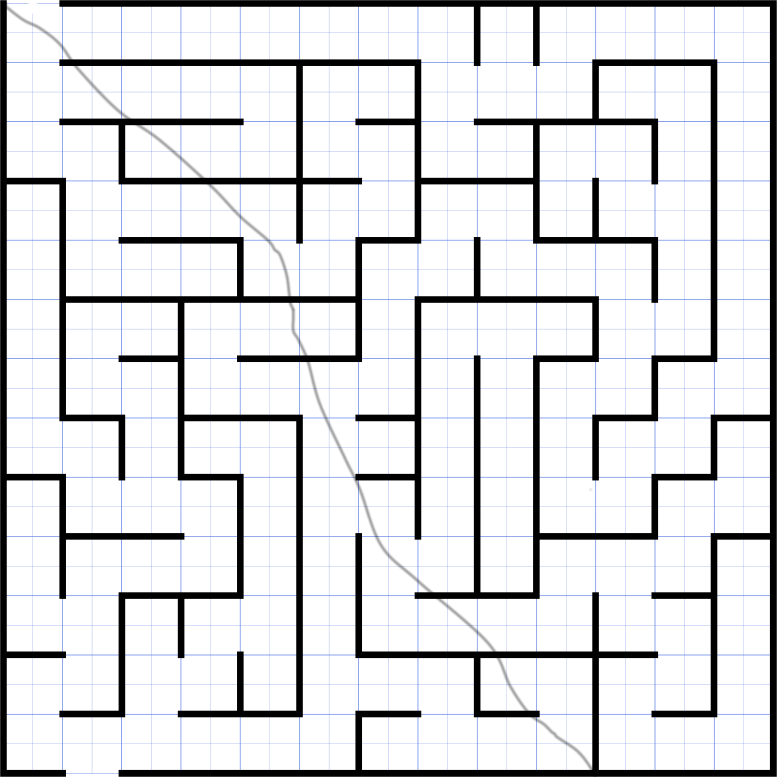
#> input picture sbHacks/maze.png, 2330 x 2330 px (shown at 1/3 size)
$ python maze.py   (older library calls are emulated)
#> lines starting #> are read from the running program, lines starting #| are printed output that depends on the picture; after the words box and inside, x2 and y2 are one past the last pixel; in counts of white or black regions, pixels touching at a corner belong together
# -*- coding: utf-8 -*-
"""
Purpose: Reduce a picture of a maze to a graph, and navigate
         the graph with a reinforcement learning algorithm.
         Done as a last minute idea for SB Hacks 2016.

Author:  David Rower
Date:    January 2017
"""

print(__doc__)

from scipy import misc
import numpy as np
from matplotlib import pyplot as plt
from pylab import *
import string

def getDims(img):
    """  Finds number of unique columns, rows (N,M) in image (n,m). """
    n,m,k = np.shape(img)
    N,M   = 0,0
    for i in range(1,n):
        if np.array_equal(img[i],img[i-1]):
            N += 1
    for j in range(1,m):
        if np.array_equal(img[:,j],img[:,j-1]):
            M += 1
    return N,M,n,m

def reduceImage(img,N,M,n,m):
    """ Turns original (n,m) image into reduced (N,M) image. """
    scaleN = int(n/(2*N))
    scaleM = int(m/(2*M))
    imgR = np.zeros((2*N+1,2*M+1))
    for i in range(2*N+1):
        for j in range(2*M+1):
            if img[i*scaleN+2,j*scaleM+2,3] != 255:
                imgR[i,j] = 0.
            else:
                imgR[i,j] = 1.
    return imgR

def adjPaths(imgR,location):
    """ Finds possible path in maze from a certain location. """
    directions = [(1,0),(-1,0),(0,1),(0,-1)] # up, down, left, right
    possiblePaths = []
    for direction in directions:
        iPlus,jPlus = direction
        if imgR[location[0]+iPlus,location[1]+jPlus] == 0:
            possiblePaths.append(direction)
    return possiblePaths

def placeNodes(imgR):
    """ Finds locations in maze where path branches. """
    nodes = []
    N,M = np.shape(imgR)
    for i in range(N):
        for j in range(M):
            loc = (i,j)
            if imgR[loc] == 0.:
                if len(adjPaths(imgR,loc)) > 2:
                    nodes.append(loc)
    return nodes

def step(node,path):
    """ Steps in certain direction from a node. """
    return (node[0]+path[0],node[1]+path[1])

def checkPath(imgR,nodes,node,path):
    """ Determines if nodes connect to other nodes via a certain path. """
    newLoc = step(node,path)
    adjPathList = adjPaths(imgR,newLoc)
    l = len(adjPathList)
    if l == 1:
        return 0
    if l == 2:
        openPath = True
        while openPath:
            adjPathList.remove((-path[0],-path[1]))
            path   = adjPathList[0]
            newLoc = step(newLoc,path)
            newL   = len(adjPaths(imgR,newLoc))
            if newL == 1: # we have reached a dead end
                return 0
            elif newL == 2: # step again
                adjPathList = adjPaths(imgR,newLoc)
            elif newL > 2: # we have found another node
                return newLoc

def connectNodes(imgR,nodes,start,goal):
    """ Generates graph representing the maze. """
    alphabet = string.ascii_lowercase
    nodeConnections = [[] for i in range(len(nodes)+2)]
    for index, node in enumerate(nodes):
        paths = adjPaths(imgR,node)
        for path in paths:
            result = checkPath(imgR,nodes,node,path)
            if not result == 0:
                nIndex = nodes.index(result)
                nodeConnections[index+1].append(alphabet[nIndex+1])
    paths = adjPaths(imgR,start)  # add start to nodes
    for path in paths:
            result = checkPath(imgR,nodes,start,path)
            if not result == 0:
                nIndex = nodes.index(result)
                nodeConnections[0].append(alphabet[nIndex+1])
    for node in nodeConnections[0]:
        nodeConnections[alphabet.index(node)].append(alphabet[0])
    paths = adjPaths(imgR,goal)  # add goal to nodes
    for path in paths:
            result = checkPath(imgR,nodes,goal,path)
            if not result == 0:
                nIndex = nodes.index(result)
                nodeConnections[len(nodeConnections)-1].append(alphabet[nIndex+1])
    for node in nodeConnections[len(nodeConnections)-1]:
        nodeConnections[alphabet.index(node)].append(alphabet[len(nodeConnections)-1])
    return [alphabet[i] for i in range(len(nodes)+2)], nodeConnections

def generateR(nodes,nodeConnections):
    R = -1*np.ones((len(nodeConnections),len(nodeConnections)))
    for stateIndex in range(len(nodes)):
        for actionIndex in range(len(nodes)):
            if nodes[actionIndex] in nodeConnections[stateIndex]:
                R[stateIndex,actionIndex] = 0.
                if nodes[actionIndex] == nodes[len(nodes)-1]:
                    R[stateIndex,actionIndex] = 100.
    return R

def updateQ(Q,R,gamma,state,action):
    Q[state,action] = R[state,action] + gamma * max(Q[action])
    Q[state][Q[state] > 0] /= np.sum(Q[state][Q[state] > 0])
    return Q

def initializeParams(N,nodes,nodeConnections):
    trials = 1000
    gamma = 0.01
    Q = np.zeros((N,N))
    R = generateR(nodes,nodeConnections)
    return trials, gamma, Q, R

def runEpisode(gamma,Q,R,nodes,nodeConnections,start,goal):
    currentState = nodes.index(start)
    finalState   = nodes.index(goal)
    counter = 0
    while currentState != finalState:
        counter += 1
        try:
            if np.sum(q[current_state]) > 0:
                action = np.argmax(Q[currentState])
        except:
            action = np.random.randint(0,len(nodes))
        Q  = updateQ(Q,R,gamma,currentState,action)
        currentState = action
        if currentState == finalState:
            break
    return Q, counter

def main():
    imgPath = 'maze.png'
    print('Reading %s'%imgPath)
    img   = misc.imread(imgPath)
#> img is the input picture: shape (2330, 2330, 4); mean R, G, B, A 2, 3.4, 7.1, 36.2
    N,M,n,m = getDims(img)
#> after the loop in getDims, `for i in range(1,n):`: N = 130
#> after the loop in getDims, `for j in range(1,m):`: M = 521
#> N = 130; M = 521; n = 2330; m = 2330
    N,M   = 13,13
    print('Reducing %s'%imgPath)
    imgR = reduceImage(img,N,M,n,m)
#> in reduceImage, `scaleN = int(n/(2*N))`: scaleN = 89
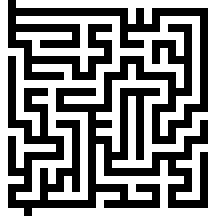
#> imgR: shape (27, 27) float64 (shown 8 times larger); values 0 (black) and 1 (white), 53.5% white; black in thin lines or dots
    imgR[0,1]  = 1.
#> imgR: shape (27, 27) float64; values 0 (black) and 1 (white), 53.6% white; black in thin lines or dots, all inside (x1, y1, x2, y2) = (1, 1, 26, 27)
    imgR[26,3] = 1.
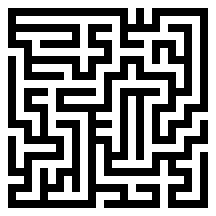
#> imgR: shape (27, 27) float64 (shown 8 times larger); values 0 (black) and 1 (white), 53.8% white; black in thin lines or dots, all inside (x1, y1, x2, y2) = (1, 1, 26, 26)
    print('Plotting original, reduced image.')
    plt.subplot(121),plt.imshow(img,  cmap = "Greys", interpolation = "nearest")
    plt.title('Original Image')
    plt.subplot(122),plt.imshow(imgR, cmap = "Greys", interpolation = "nearest")
    plt.title('Reduced image')
    plt.show()
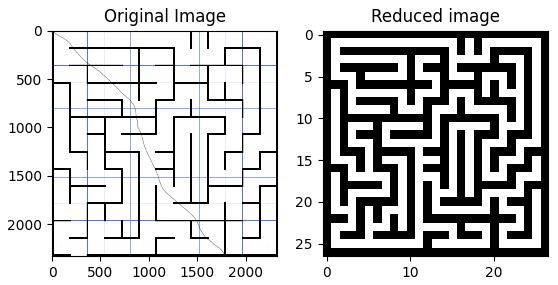
#> figure drawn by matplotlib, 2 panels
    print('')

    start = (1,1)
    goal  = (25,3)
    print('Finding nodes in maze.')
    nodes = placeNodes(imgR)
#> nodes = [(3, 1), (3, 15), (3, 17), (7, 3), (7, 23), (11, 17), (11, 21), (13, 11), (15, 11), (17, 5), (17, 11), (19, 13), (19, 21), (21, 3), (21, 9), (23, 5), (23, 11), (25, 5), (25, 15)]
    nodeLocations = nodes.copy()
#> nodeLocations has the same summary as nodes
    print('Nodes: ', nodes)
#| Nodes:  [(3, 1), (3, 15), (3, 17), (7, 3), (7, 23), (11, 17), (11, 21), (13, 11), (15, 11), (17, 5), (17, 11), (19, 13), (19, 21), (21, 3), (21, 9), (23, 5), (23, 11), (25, 5), (25, 15)]
    print('')

    print('Finding node connections in maze.')
    nodes, nodeConnections = connectNodes(imgR,nodes,start,goal)
#> in connectNodes, `nodeConnections = [[] for i in range(len(nodes)+2)]`: nodeConnections = [[], [], [], [], [], [], [], [], [], [], [], [], [], [], [], [], [], [], [], [], []]
#> the loop in connectNodes, `for index, node in enumerate(nodes):` made 19 passes
#> (node, paths) on passes 1 to 2: ((3, 1), [(1, 0), (-1, 0), (0, 1)]), ((3, 15), [(1, 0), (-1, 0), (0, 1)])
#> the loop in connectNodes, `for path in paths:` made 2 passes
#> path on passes 1 to 2: (1, 0), (0, 1)
#> the loop in connectNodes, `for node in nodeConnections[0]:` made 2 passes
#> node on passes 1 to 2: 'b', 'c'
#> the loop in connectNodes, `for path in paths:` made 2 passes
#> path on passes 1 to 2: (0, 1), (0, -1)
#> the loop in connectNodes, `for node in nodeConnections[len(nodeConnections)-1]:` made 2 passes
    print('Node Connections: ',nodeConnections)
#> (printed output is left out)
    print('')

    print('Plotting reduced image with node locations.')
    plt.imshow(imgR, cmap = "Greys", interpolation = "nearest")
    alphabet = string.ascii_lowercase
    for index, node in enumerate(nodeLocations):
        plt.text(node[1],node[0],alphabet[index])
#> this loop made 19 passes
    plt.title('Reduced image with nodes')
    plt.show()

    print('Starting Q-learning algorithm.')
    nodeN = len(nodes)
    start,goal = nodes[0],nodes[nodeN-1]
    trials, gamma, Q, R = initializeParams(nodeN,nodes,nodeConnections)
#> in generateR, `R = -1*np.ones((len(nodeConnections),len(nodeConnections)))`: R: shape (21, 21) float64; every value is -1
#> the loop in generateR, `for stateIndex in range(len(nodes)):` made 21 passes
#> after the loop in generateR, `for stateIndex in range(len(nodes)):`: R: shape (21, 21) float64; min -1, max 100, mean -0.4
#> Q: shape (21, 21) float64; every value is 0
    counters = []
    for trial in range(trials):
        Q, counter = runEpisode(gamma,Q,R,nodes,nodeConnections,start,goal)
#        print("Trial %s: %s steps"%(trial,counter))
        counters.append(counter)
#> this loop made 1000 passes
#> pass 1, in main, `Q, counter = runEpisode(gamma,Q,R,nodes,nodeConnections,start,goal)`:
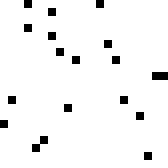
#> Q: shape (21, 21) float64 (shown 8 times larger); values -1 (black) and 0 (white), 95.7% white; black in thin lines or dots
#> pass 3, in main, `Q, counter = runEpisode(gamma,Q,R,nodes,nodeConnections,start,goal)`:
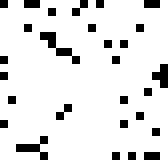
#> Q: shape (21, 21) float64 (shown 8 times larger); values -1 (black) and 0 (white), 89.8% white; black in thin lines or dots
#> after the loop:
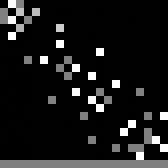
#> Q: shape (21, 21) float64 (shown 8 times larger); min -1, max 1, mean -0.804; drawn with min black and max white
    print('Plotting results.')
    plt.figure()
    plt.plot(range(trials),counters)
    plt.xlabel('Trial number')
    plt.ylabel('Number of steps to reach end')
    plt.show()
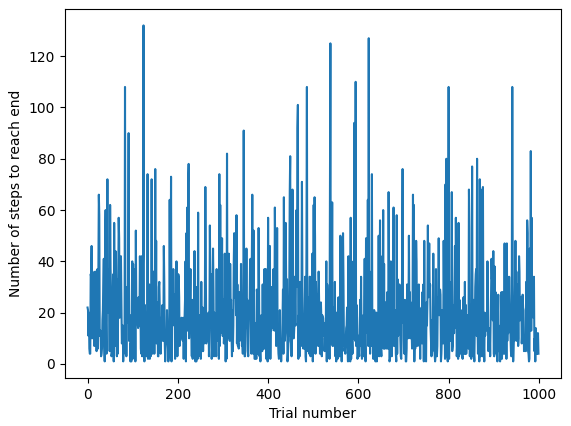
#> figure drawn by matplotlib, 1 panel; curve peaks at x = 124, y = 132


if __name__ == "__main__":
    main()
